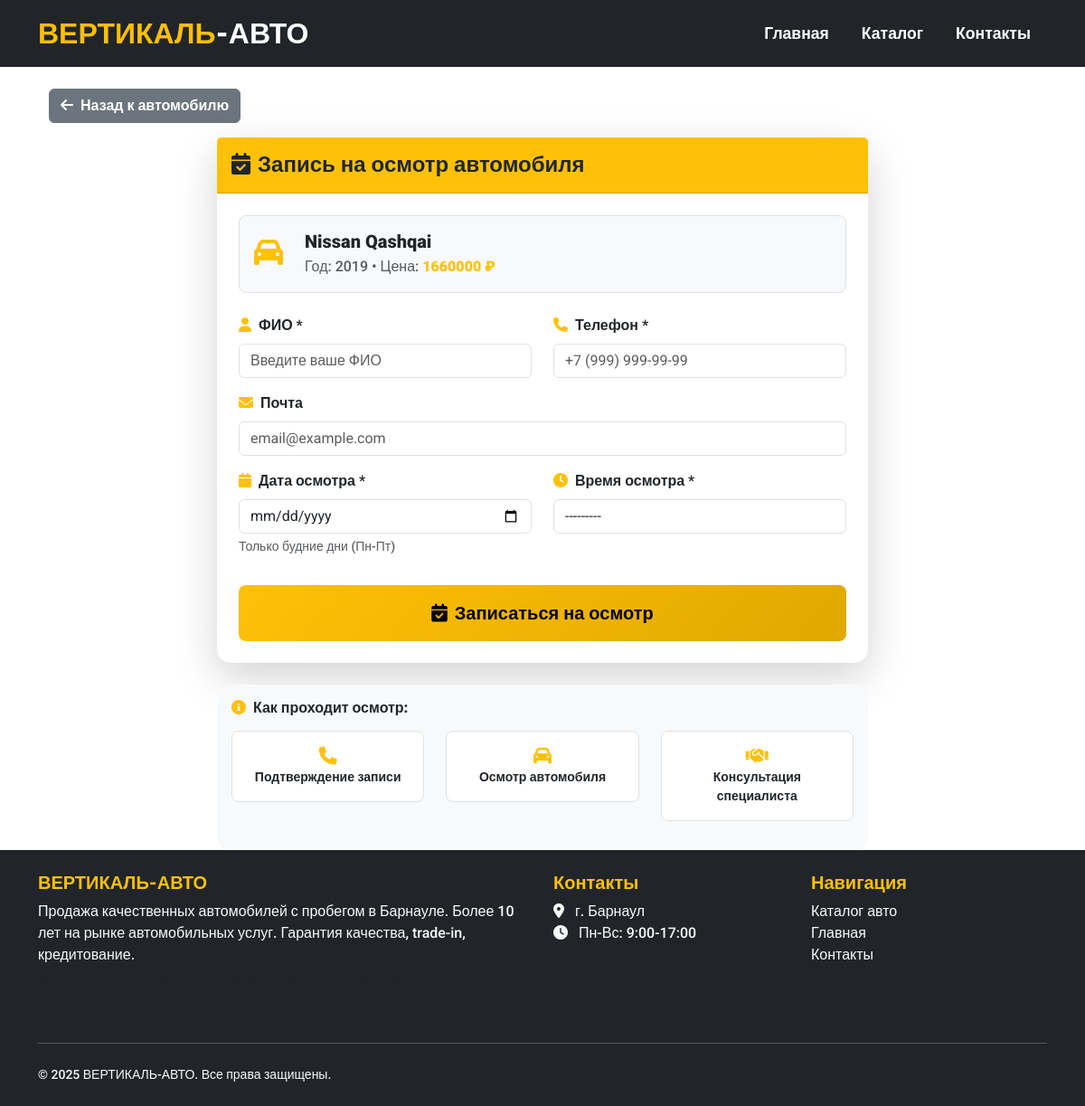
/car/13/inspection/, run on the app's committed database.
### catalog/models.py (models this page shows, shortened)
class Car(models.Model):
    brand = models.CharField(max_length=50, verbose_name="Марка")
    model = models.CharField(max_length=50, verbose_name="Модель")
    generation = models.CharField(max_length=100, blank=True, verbose_name="Поколение")
    price = models.PositiveIntegerField(verbose_name="Цена (руб.)")
    year = models.PositiveSmallIntegerField(verbose_name="Год выпуска")
    mileage = models.PositiveIntegerField(verbose_name="Пробег (км)")
    color = models.CharField(max_length=30, verbose_name="Цвет")
    BODY_TYPE_CHOICES = [
        ('sedan', 'Седан'),
        ('suv', 'Внедорожник'),
        ('hatchback', 'Хэтчбек'),
        ('liftback', 'Лифтбек'),
        ('coupe', 'Купе'),
        ('estate', 'Универсал'),
        ('minivan', 'Минивэн'),
        ('pickup', 'Пикап'),
    ]
    COUNTRY_CHOICES = [
        ('japan', 'Япония'),
        ('germany', 'Германия'),
        ('korea', 'Корея'),
        ('usa', 'США'),
        ('france', 'Франция'),
        ('italy', 'Италия'),
        ('russia', 'Россия'),
        ('other', 'Другая'),
    ]
    country = models.CharField(max_length=10, choices=COUNTRY_CHOICES, default='other', verbose_name="Страна")
    body_type = models.CharField(max_length=10, choices=BODY_TYPE_CHOICES, verbose_name="Тип кузова")
    ENGINE_TYPE_CHOICES = [
        ('petrol', 'Бензин'),
        ('diesel', 'Дизель'),
        ('hybrid', 'Гибрид'),
        ('electro', 'Электро'),
    ]
    engine_type = models.CharField(max_length=10, choices=ENGINE_TYPE_CHOICES, verbose_name="Тип двигателя")
    engine_volume = models.FloatField(verbose_name="Объем двигателя (л)")
    engine_power = models.PositiveSmallIntegerField(verbose_name="Мощность (л.с.)")
    TRANSMISSION_CHOICES = [
        ('manual', 'Механическая'),
        ('automatic', 'Автоматическая'),
        ('robot', 'Роботизированная'),
        ('variator', 'Вариатор'),
    ]
    transmission = models.CharField(max_length=10, choices=TRANSMISSION_CHOICES, verbose_name="Коробка передач")
    DRIVE_CHOICES = [
        ('fwd', 'Передний'),
        ('rwd', 'Задний'),
        ('awd', 'Полный'),
    ]
    drive = models.CharField(max_length=3, choices=DRIVE_CHOICES, verbose_name="Привод")
    CONDITION_CHOICES = [
        ('excellent', 'Отличное'),
        ('good', 'Хорошее'),
        ('satisfactory', 'Удовлетворительное'),
    ]
    condition = models.CharField(max_length=15, choices=CONDITION_CHOICES, default='good', verbose_name="Состояние")
    owners = models.PositiveSmallIntegerField(default=1, verbose_name="Количество владельцев")
    documents = models.CharField(max_length=100, default="Без ограничений", verbose_name="Документы")
    steering = models.CharField(max_length=10, choices=[('left', 'Левый'), ('right', 'Правый')], default='left', verbose_name="Руль")
    description = models.TextField(blank=True, verbose_name="Описание")
    features = models.ManyToManyField(Feature, blank=True, verbose_name="Опции и комплектации")
    characteristics = models.ManyToManyField(Characteristic, blank=True, verbose_name="Дополнительные характеристики")
    created_at = models.DateTimeField(auto_now_add=True, verbose_name="Дата добавления")
    updated_at = models.DateTimeField(auto_now=True, verbose_name="Дата обновления")
    is_sold = models.BooleanField(default=False, verbose_name="Продано")
    is_published = models.BooleanField(default=True, verbose_name="Опубликовано")
    class Meta:
        verbose_name = "Автомобиль"
        verbose_name_plural = "Автомобили"

### catalog/views.py (the view)
# urls.py: path('car/<int:car_id>/inspection/', views.inspection_request, name='inspection_request'),
def inspection_request(request, car_id):
    car = get_object_or_404(Car, id=car_id, is_published=True)
    if request.method == 'POST':
        form = InspectionRequestForm(request.POST)
        if form.is_valid():
            inspection_request = form.save(commit=False)
            inspection_request.car = car
            if not inspection_request.is_time_slot_available():
                form.add_error('inspection_time', 'Это время уже занято. Пожалуйста, выберите другое время.')
            else:
                inspection_request.save()
                return render(request, 'catalog/inspection_success.html', {
                    'car': car,
                    'inspection_request': inspection_request
                })
    else:
        form = InspectionRequestForm()
    return render(request, 'catalog/inspection_request.html', {
        'form': form,
        'car': car
    })

### catalog/templates/catalog/inspection_request.html (shortened to what this page needs)
{% extends 'catalog/base.html' %}
{% load static %}
{% block content %}
<div class="container mt-4">
    <a href="{% url 'car_detail' car.id %}" class="btn btn-secondary mb-3">
        <i class="fas fa-arrow-left me-2"></i>Назад к автомобилю
    </a>
    <div class="row justify-content-center">
        <div class="col-md-8">
            <div class="card border-0 shadow-lg">
                <div class="card-header bg-warning text-dark py-3">
                    <h4 class="mb-0 fw-bold">
                        <i class="fas fa-calendar-check me-2"></i>Запись на осмотр автомобиля
                    </h4>
                </div>
                <div class="card-body p-4">
                    <div class="car-info mb-4 p-3 bg-light rounded-3 border">
                        <div class="row align-items-center">
                            <div class="col-auto">
                                <i class="fas fa-car text-warning fa-2x"></i>
                            </div>
                            <div class="col">
                                <h5 class="fw-bold text-dark mb-1">{{ car.brand }} {{ car.model }}</h5>
                                <p class="text-muted mb-0">Год: {{ car.year }} • Цена: <span class="fw-bold text-warning">{{ car.price }} ₽</span></p>
                            </div>
                        </div>
                    </div>
                    <form method="post" id="inspectionForm" novalidate>
                        <div class="row">
                            <div class="col-md-6">
                                <div class="mb-3">
                                    <label for="{{ form.full_name.id_for_label }}" class="form-label fw-semibold">
                                        <i class="fas fa-user me-2 text-warning"></i>{{ form.full_name.label }}
                                    </label>
                                    {{ form.full_name }}
                                </div>
                            </div>
                            <div class="col-md-6">
                                <div class="mb-3">
                                    <label for="{{ form.phone.id_for_label }}" class="form-label fw-semibold">
                                        <i class="fas fa-phone me-2 text-warning"></i>Телефон *
                                    </label>
                                    {{ form.phone }}
                                </div>
                            </div>
                        </div>
                        <div class="mb-3">
                            <label for="{{ form.email.id_for_label }}" class="form-label fw-semibold">
                                <i class="fas fa-envelope me-2 text-warning"></i>Почта
                            </label>
                            {{ form.email }}
                        </div>
                        <div class="row">
                            <div class="col-md-6">
                                <div class="mb-3">
                                    <label for="{{ form.inspection_date.id_for_label }}" class="form-label fw-semibold">
                                        <i class="fas fa-calendar me-2 text-warning"></i>{{ form.inspection_date.label }}
                                    </label>
                                    {{ form.inspection_date }}
                                    <div class="form-text">Только будние дни (Пн-Пт)</div>
                                </div>
                            </div>
                            <div class="col-md-6">
                                <div class="mb-3">
                                    <label for="{{ form.inspection_time.id_for_label }}" class="form-label fw-semibold">
                                        <i class="fas fa-clock me-2 text-warning"></i>{{ form.inspection_time.label }}
                                    </label>
                                    {{ form.inspection_time }}
                                </div>
                            </div>
                        </div>
                        <button type="submit" class="btn btn-warning btn-lg w-100 py-3 fw-bold mt-3">
                            <i class="fas fa-calendar-check me-2"></i>Записаться на осмотр
                        </button>
                    </form>
                </div>
            </div>
            <div class="card mt-4 border-0 bg-light">
                <div class="card-body">
                    <h6 class="fw-bold text-dark mb-3">
                        <i class="fas fa-info-circle me-2 text-warning"></i>Как проходит осмотр:
                    </h6>
                    <div class="row text-center">
                        <div class="col-md-4 mb-3">
                            <div class="bg-white p-3 rounded-3 border">
                                <i class="fas fa-phone text-warning fa-lg mb-2"></i>
                                <p class="mb-0 small fw-semibold">Подтверждение записи</p>
                            </div>
                        </div>
                        <div class="col-md-4 mb-3">
                            <div class="bg-white p-3 rounded-3 border">
                                <i class="fas fa-car text-warning fa-lg mb-2"></i>
                                <p class="mb-0 small fw-semibold">Осмотр автомобиля</p>
                            </div>
                        </div>
                        <div class="col-md-4 mb-3">
                            <div class="bg-white p-3 rounded-3 border">
                                <i class="fas fa-handshake text-warning fa-lg mb-2"></i>
                                <p class="mb-0 small fw-semibold">Консультация специалиста</p>
                            </div>
                        </div>
                    </div>
                </div>
            </div>
        </div>
    </div>
</div>
{% endblock %}

### catalog/templates/catalog/inspection_request.html (style rules this page uses)
.card { border-radius: 15px; }
.btn-warning { background: linear-gradient(135deg, #ffc107 0%, #e0a800 100%); border: none; transition: all 0.3s ease; }

### data on the page
Car: brand "Nissan", model "Qashqai", year "2019", price "1660000"
